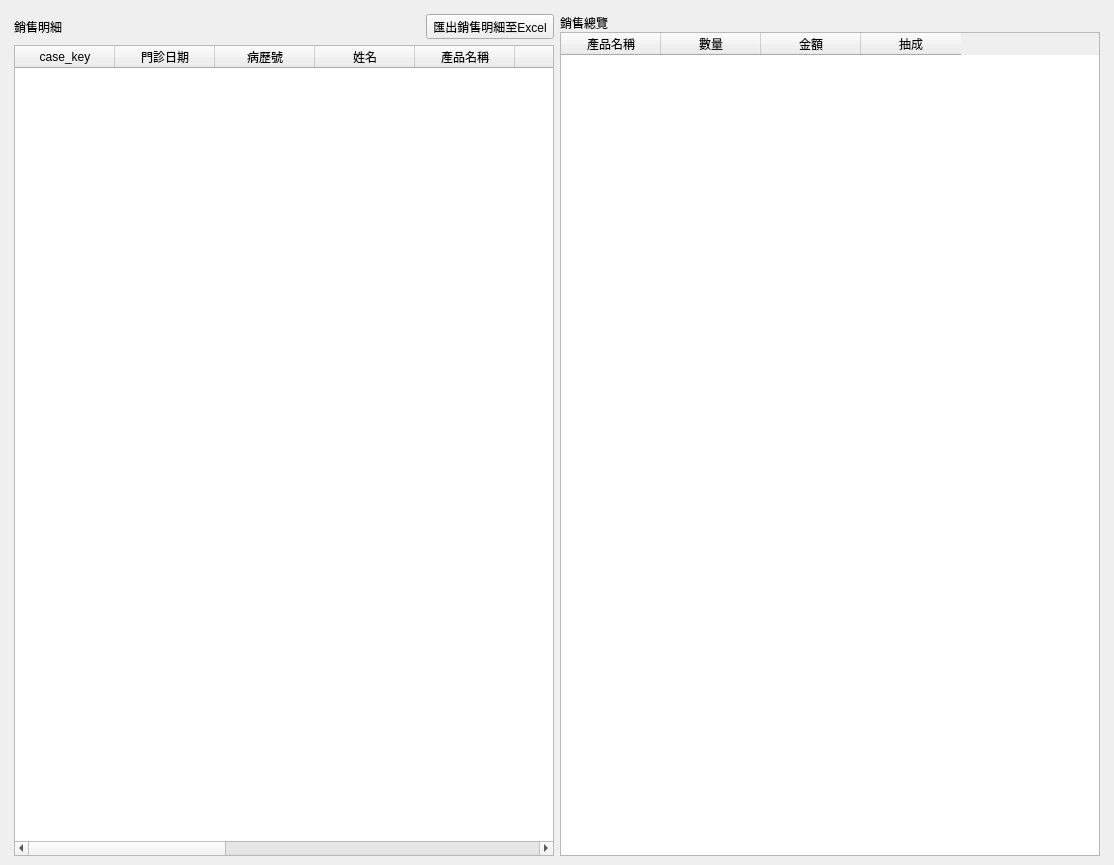
<?xml version="1.0" encoding="UTF-8"?>
<ui version="4.0">
 <class>WindowStatisticsDoctorSale</class>
 <widget class="QMainWindow" name="WindowStatisticsDoctorSale">
  <property name="geometry">
   <rect>
    <x>0</x>
    <y>0</y>
    <width>1114</width>
    <height>865</height>
   </rect>
  </property>
  <property name="windowTitle">
   <string>醫師收入統計</string>
  </property>
  <widget class="QWidget" name="centralwidget">
   <layout class="QHBoxLayout" name="horizontalLayout">
    <item>
     <layout class="QVBoxLayout" name="verticalLayout">
      <property name="leftMargin">
       <number>5</number>
      </property>
      <property name="topMargin">
       <number>5</number>
      </property>
      <property name="rightMargin">
       <number>5</number>
      </property>
      <item>
       <layout class="QVBoxLayout" name="verticalLayout_5">
        <item>
         <layout class="QHBoxLayout" name="horizontalLayout_income">
          <item>
           <layout class="QVBoxLayout" name="verticalLayout_3">
            <property name="spacing">
             <number>6</number>
            </property>
            <item>
             <layout class="QHBoxLayout" name="horizontalLayout_2">
              <item>
               <widget class="QLabel" name="label_2">
                <property name="text">
                 <string>銷售明細</string>
                </property>
               </widget>
              </item>
              <item>
               <spacer name="horizontalSpacer_2">
                <property name="orientation">
                 <enum>Qt::Horizontal</enum>
                </property>
                <property name="sizeHint" stdset="0">
                 <size>
                  <width>40</width>
                  <height>20</height>
                 </size>
                </property>
               </spacer>
              </item>
              <item>
               <widget class="QToolButton" name="toolButton_export_to_excel">
                <property name="text">
                 <string>匯出銷售明細至Excel</string>
                </property>
                <property name="icon">
                 <iconset>
                  <normaloff>../icons/document-export.svg</normaloff>../icons/document-export.svg</iconset>
                </property>
                <property name="toolButtonStyle">
                 <enum>Qt::ToolButtonTextBesideIcon</enum>
                </property>
               </widget>
              </item>
             </layout>
            </item>
            <item>
             <widget class="QTableWidget" name="tableWidget_doctor_sale">
              <property name="editTriggers">
               <set>QAbstractItemView::NoEditTriggers</set>
              </property>
              <property name="selectionMode">
               <enum>QAbstractItemView::SingleSelection</enum>
              </property>
              <property name="selectionBehavior">
               <enum>QAbstractItemView::SelectRows</enum>
              </property>
              <column>
               <property name="text">
                <string>case_key</string>
               </property>
              </column>
              <column>
               <property name="text">
                <string>門診日期</string>
               </property>
              </column>
              <column>
               <property name="text">
                <string>病歷號</string>
               </property>
              </column>
              <column>
               <property name="text">
                <string>姓名</string>
               </property>
              </column>
              <column>
               <property name="text">
                <string>產品名稱</string>
               </property>
              </column>
              <column>
               <property name="text">
                <string>份數</string>
               </property>
              </column>
              <column>
               <property name="text">
                <string>數量</string>
               </property>
              </column>
              <column>
               <property name="text">
                <string>單位</string>
               </property>
              </column>
              <column>
               <property name="text">
                <string>單價</string>
               </property>
              </column>
              <column>
               <property name="text">
                <string>小計</string>
               </property>
              </column>
              <column>
               <property name="text">
                <string>抽成率</string>
               </property>
              </column>
              <column>
               <property name="text">
                <string>抽成金</string>
               </property>
              </column>
              <column>
               <property name="text">
                <string>銷售醫師</string>
               </property>
              </column>
             </widget>
            </item>
           </layout>
          </item>
          <item>
           <widget class="QFrame" name="verticalFrame">
            <property name="maximumSize">
             <size>
              <width>600</width>
              <height>16777215</height>
             </size>
            </property>
            <layout class="QVBoxLayout" name="verticalLayout_2">
             <property name="spacing">
              <number>0</number>
             </property>
             <property name="leftMargin">
              <number>0</number>
             </property>
             <property name="topMargin">
              <number>0</number>
             </property>
             <property name="rightMargin">
              <number>0</number>
             </property>
             <property name="bottomMargin">
              <number>0</number>
             </property>
             <item>
              <widget class="QLabel" name="label">
               <property name="text">
                <string>銷售總覽</string>
               </property>
              </widget>
             </item>
             <item>
              <widget class="QTableWidget" name="tableWidget_sale_summary">
               <property name="maximumSize">
                <size>
                 <width>600</width>
                 <height>16777215</height>
                </size>
               </property>
               <property name="editTriggers">
                <set>QAbstractItemView::NoEditTriggers</set>
               </property>
               <property name="alternatingRowColors">
                <bool>true</bool>
               </property>
               <property name="selectionMode">
                <enum>QAbstractItemView::SingleSelection</enum>
               </property>
               <property name="selectionBehavior">
                <enum>QAbstractItemView::SelectRows</enum>
               </property>
               <column>
                <property name="text">
                 <string>產品名稱</string>
                </property>
               </column>
               <column>
                <property name="text">
                 <string>數量</string>
                </property>
               </column>
               <column>
                <property name="text">
                 <string>金額</string>
                </property>
               </column>
               <column>
                <property name="text">
                 <string>抽成</string>
                </property>
               </column>
              </widget>
             </item>
             <item>
              <layout class="QVBoxLayout" name="verticalLayout_chart"/>
             </item>
            </layout>
           </widget>
          </item>
         </layout>
        </item>
       </layout>
      </item>
     </layout>
    </item>
   </layout>
  </widget>
  <widget class="QMenuBar" name="menubar">
   <property name="geometry">
    <rect>
     <x>0</x>
     <y>0</y>
     <width>1114</width>
     <height>28</height>
    </rect>
   </property>
  </widget>
  <action name="action_export_excel">
   <property name="icon">
    <iconset>
     <normaloff>../icons/document-export.svg</normaloff>../icons/document-export.svg</iconset>
   </property>
   <property name="text">
    <string>匯出Excel</string>
   </property>
  </action>
 </widget>
 <resources/>
 <connections/>
</ui>
